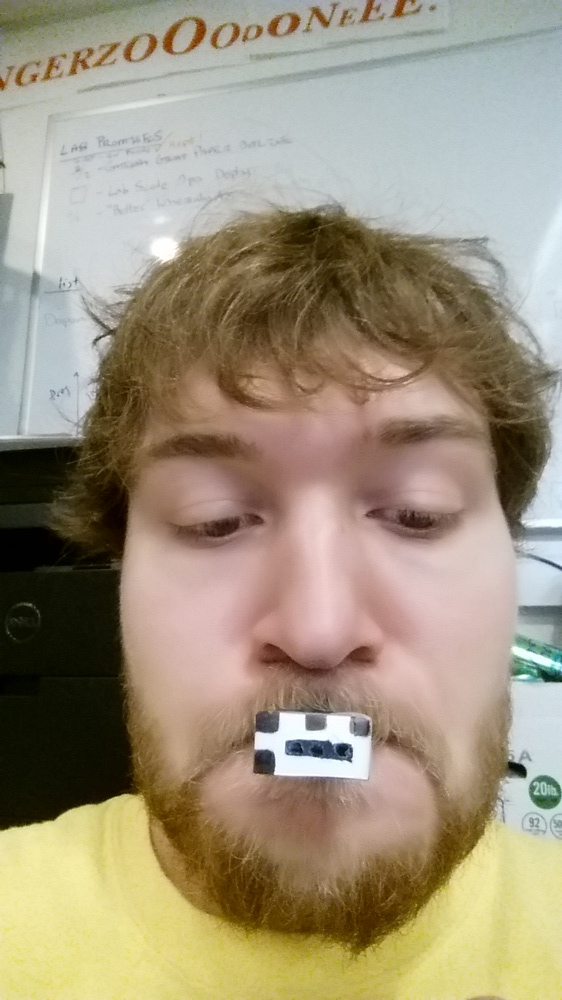
#> input picture software/imageProc/image.jpg, 562 x 1000 px, shrunk from 1080 x 1920 before the run
$ python match.py
#> lines starting #> are read from the running program, lines starting #| are printed output that depends on the picture; after the words box and inside, x2 and y2 are one past the last pixel; in counts of white or black regions, pixels touching at a corner belong together
#!/usr/bin/python

import cv2
import numpy as np
from matplotlib import pyplot as plt

src = cv2.imread('image.jpg',0)
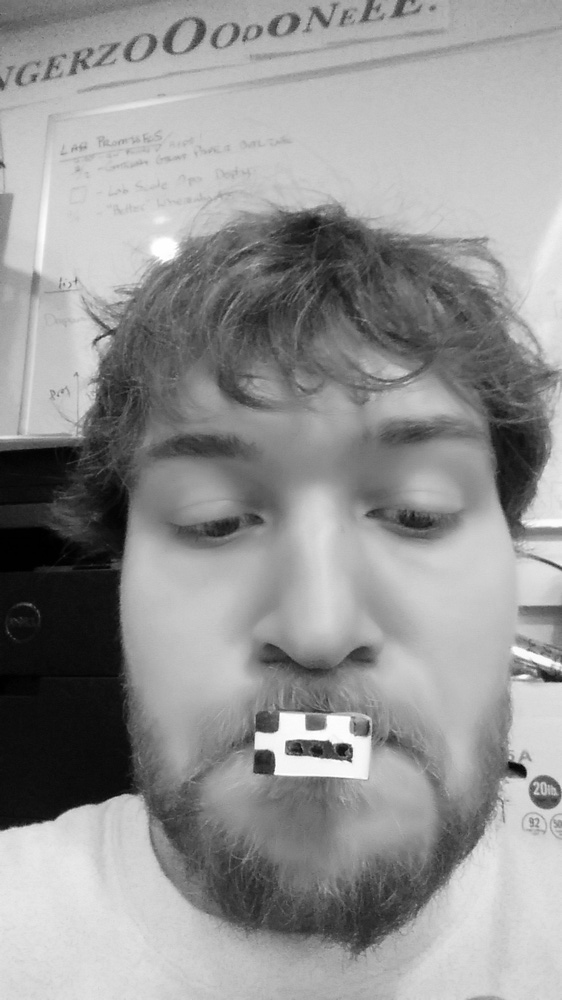
#> src: shape (1000, 562); min 0, max 255, mean 148.3
rows,cols = src.shape
#> rows = 1000; cols = 562

M = cv2.getRotationMatrix2D((cols/2,rows/2),90,1)

img = cv2.warpAffine(src,M,(cols,rows))
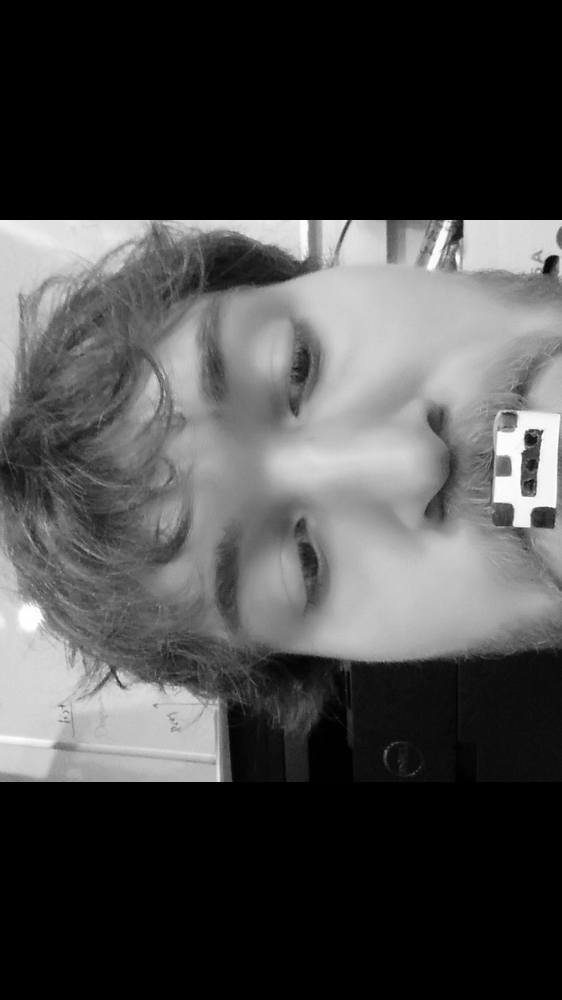
#> img: shape (1000, 562); min 0, max 255, mean 72.9

img2 = img.copy()
template = cv2.imread('template.jpg',0)
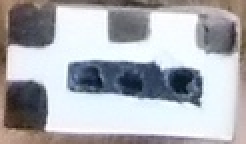
#> input picture software/imageProc/template.jpg, 123 x 72 px, shrunk from 237 x 138 before the run (shown 2 times larger)
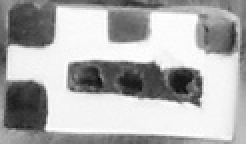
#> template: shape (72, 123) (shown 2 times larger); min 7, max 255, mean 173.9
w, h = template.shape[::-1]
#> w = 123; h = 72

# All the 6 methods for comparison in a list
methods = ['cv2.TM_CCOEFF', 'cv2.TM_CCOEFF_NORMED', 'cv2.TM_CCORR',
            'cv2.TM_CCORR_NORMED', 'cv2.TM_SQDIFF', 'cv2.TM_SQDIFF_NORMED']

img = img2.copy()
method = eval('cv2.TM_CCOEFF')
meth = method

# Apply template Matching
res = cv2.matchTemplate(img,template,method)
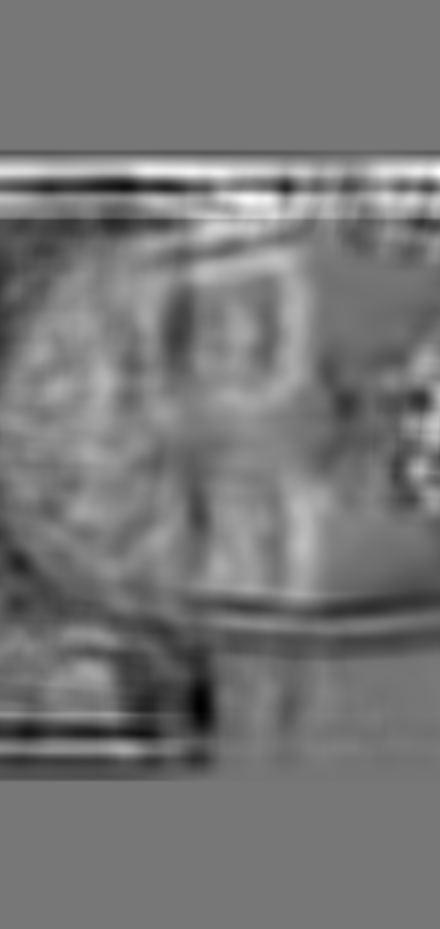
#> res: shape (929, 440) float32; min -13599871, max 15422231, mean -83939.1; drawn with min black and max white
min_val, max_val, min_loc, max_loc = cv2.minMaxLoc(res)
#> min_val = -13599871; max_val = 15422231; min_loc = (200, 706); max_loc = (439, 171)

# If the method is TM_SQDIFF or TM_SQDIFF_NORMED, take minimum
if method in [cv2.TM_SQDIFF, cv2.TM_SQDIFF_NORMED]:
	top_left = min_loc
else:
	top_left = max_loc
#> top_left = (439, 171)
bottom_right = (top_left[0] + w, top_left[1] + h)
#> bottom_right = (562, 243)

circ1 = (top_left[0] + 85, top_left[1] + 70)
#> circ1 = (524, 241)
circ2 = (top_left[0] + 125, top_left[1] + 70)
#> circ2 = (564, 241)
circ3 = (top_left[0] + 165, top_left[1] + 70)
#> circ3 = (604, 241)

cv2.rectangle(img,top_left, bottom_right, 255, 2)
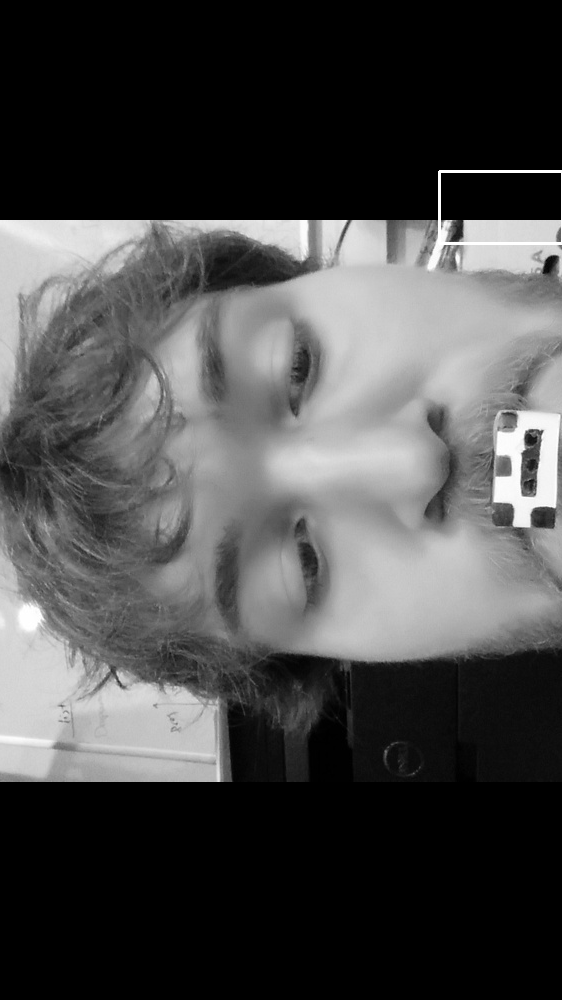
#> img: shape (1000, 562); 0.18% of pixels changed, all inside (x1, y1, x2, y2) = (438, 170, 562, 245)
cv2.circle(img, circ1, 15, 2)
#> img: shape (1000, 562); 0.01% of pixels changed, all inside (x1, y1, x2, y2) = (509, 226, 540, 257)
cv2.circle(img, circ2, 15, 2)
#> img: shape (1000, 562); min 0, max 255, mean 73.1
cv2.circle(img, circ3, 15, 2)

plt.subplot(121),plt.imshow(res,cmap = 'gray')
plt.title('Matching Result'), plt.xticks([]), plt.yticks([])
plt.subplot(122),plt.imshow(img,cmap = 'gray')
plt.title('Detected Point'), plt.xticks([]), plt.yticks([])
plt.suptitle(meth)

plt.show()
